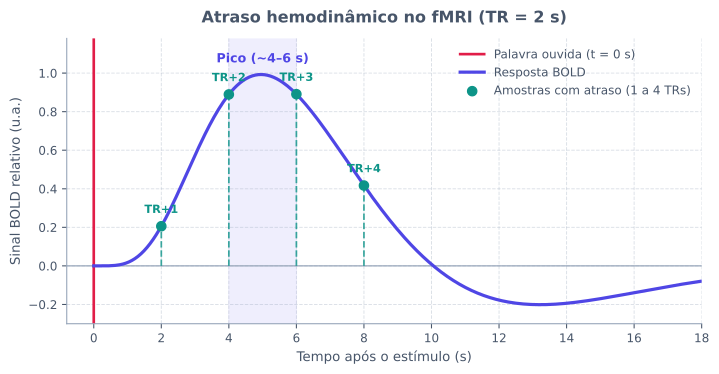

The Python source for this figure:
from pathlib import Path

import matplotlib.pyplot as plt
import numpy as np

plt.rcParams["svg.fonttype"] = "none"


def main() -> None:
    t = np.linspace(0, 18, 400)
    # Resposta impulsiva hemodinâmica estilizada (pico em ~5 s e pós-depressão suave)
    pico = (t / 5.0) ** 5 * np.exp(-(t - 5.0))
    depressao = 0.25 * (t / 12.0) ** 12 * np.exp(-(t - 12.0))
    bold = pico - depressao

    trs = np.array([2.0, 4.0, 6.0, 8.0])
    bold_trs = (trs / 5.0) ** 5 * np.exp(-(trs - 5.0)) - 0.25 * (
        trs / 12.0
    ) ** 12 * np.exp(-(trs - 12.0))

    cor_texto = "#475569"
    cor_grade = "#94A3B8"
    cor_curva = "#4F46E5"
    cor_trs = "#0D9488"
    cor_estimulo = "#E11D48"

    fig, ax = plt.subplots(figsize=(7.6, 4.0))
    fig.patch.set_alpha(0.0)
    ax.patch.set_alpha(0.0)

    ax.axhline(0, color=cor_grade, linewidth=0.9, linestyle="-")
    ax.axvline(0, color=cor_estimulo, linewidth=2.0, linestyle="-", label="Palavra ouvida (t = 0 s)")
    ax.plot(t, bold, color=cor_curva, linewidth=2.4, label="Resposta BOLD")
    ax.vlines(trs, 0, bold_trs, color=cor_trs, linestyle="--", linewidth=1.3, alpha=0.8)
    ax.scatter(trs, bold_trs, color=cor_trs, s=48, zorder=4, label="Amostras com atraso (1 a 4 TRs)")

    ax.axvspan(4.0, 6.0, color=cor_curva, alpha=0.09)
    ax.text(5.0, 1.04, "Pico (~4–6 s)", ha="center", va="bottom", fontsize=9.5, color=cor_curva, fontweight="bold")

    for i, (tr_t, tr_y) in enumerate(zip(trs, bold_trs), start=1):
        ax.text(
            tr_t,
            tr_y + 0.055,
            f"TR+{i}",
            ha="center",
            va="bottom",
            fontsize=8.5,
            color=cor_trs,
            fontweight="bold",
        )

    ax.set_title(
        "Atraso hemodinâmico no fMRI (TR = 2 s)",
        fontsize=12,
        fontweight="bold",
        color=cor_texto,
        pad=12,
    )
    ax.set_xlabel("Tempo após o estímulo (s)", fontsize=10, color=cor_texto)
    ax.set_ylabel("Sinal BOLD relativo (u.a.)", fontsize=10, color=cor_texto)
    ax.set_xlim(-0.8, 18.0)
    ax.set_ylim(-0.30, 1.18)
    ax.set_xticks(np.arange(0, 19, 2))

    ax.grid(True, which="major", linestyle="--", linewidth=0.7, alpha=0.35, color=cor_grade)
    ax.spines["top"].set_visible(False)
    ax.spines["right"].set_visible(False)
    ax.spines["left"].set_color(cor_grade)
    ax.spines["bottom"].set_color(cor_grade)
    ax.tick_params(colors=cor_texto, labelsize=9)
    ax.legend(frameon=False, loc="upper right", fontsize=9, labelcolor=cor_texto)

    fig.tight_layout()
    destino = Path(__file__).resolve().parent / "t08-atraso-hemodinamico.svg"
    fig.savefig(destino, format="svg", transparent=True, bbox_inches="tight")
    plt.close(fig)


if __name__ == "__main__":
    main()
